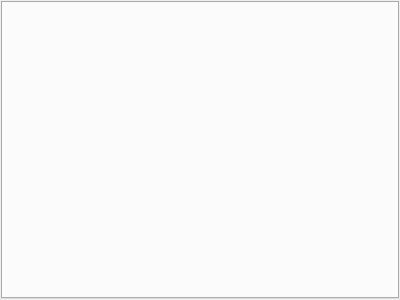
<?xml version="1.0" encoding="UTF-8"?>
<ui version="4.0">
 <author>Bernd Stramm</author>
 <class>IrcChannelGroup</class>
 <widget class="QDialog" name="IrcChannelGroup">
  <property name="geometry">
   <rect>
    <x>0</x>
    <y>0</y>
    <width>400</width>
    <height>300</height>
   </rect>
  </property>
  <property name="windowTitle">
   <string>IRC Channels</string>
  </property>
  <layout class="QGridLayout" name="gridLayout">
   <item row="0" column="0">
    <widget class="QTabWidget" name="tabWidget">
     <property name="currentIndex">
      <number>-1</number>
     </property>
    </widget>
   </item>
  </layout>
 </widget>
 <layoutdefault spacing="1" margin="1"/>
 <resources/>
 <connections/>
</ui>
